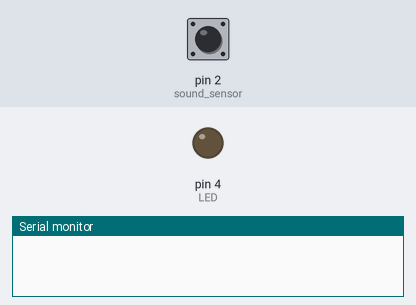
Bench run of a sketch on a simulated Arduino Uno, built with avr-gcc and run on an emulated ATmega328P. Shown: output pins drawn as LEDs (lit = HIGH), the last lines printed to the serial monitor. The inputs (shaded band) are chosen by the test bench; at power-on: pin 2 (sound_sensor) LOW.

Above: at 1.2 s.
1.3 s: pin 2 (sound_sensor) driven HIGH
At 1.75 s:
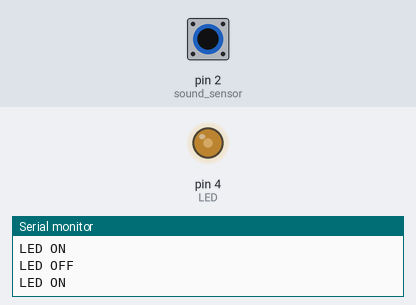
4.3 s: pin 2 (sound_sensor) pulsed LOW 2 times (0.12 s each, 0.3 s apart)
At 4.63 s:
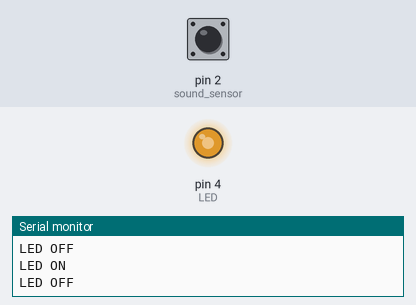
7.3 s: pin 2 (sound_sensor) driven LOW
At 7.9 s:
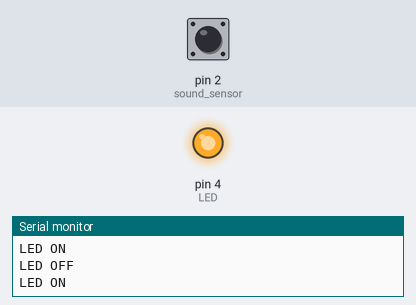
Timing chart, 0 to 10.3 s (numbered marks = the images above; inputs shaded):
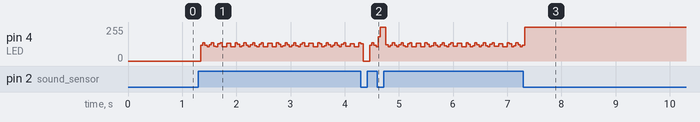

The sketch:

code.ino
```cpp
int sound_sensor = 2;
int LED = 4;
boolean LED_status = false;


void setup() {
  // put your setup code here, to run once:
Serial.begin(9600);
pinMode(LED, OUTPUT);
pinMode(sound_sensor, INPUT);
}

void loop() {
  // put your main code here, to run repeatedly:
int sensor_data = digitalRead(sound_sensor);
  if (sensor_data == 1) {
    if (LED_status == false) {
      LED_status = true;
      digitalWrite(LED, HIGH);
      Serial.println("LED ON");
      }

   else {
    LED_status = false;
    digitalWrite(LED, LOW);
    Serial.println("LED OFF");
    }
    }
  }
```
